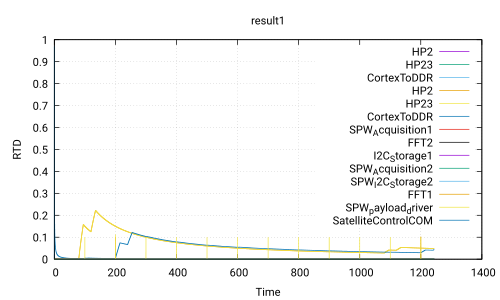

Reproduce this figure in gnuplot.
 set title 'result1'
 set ylabel 'RTD'
 set xlabel 'Time'
 set grid
 set term pdf
 set output 'Use_case_DoubleCamera_noSafety.ATIPPIC0.executable240.0_40.0.pdf'
 plot 'Use_case_DoubleCamera_noSafety.ATIPPIC0.executable240.0_40.0.csv' using 1:2 with lines title 'HP2','Use_case_DoubleCamera_noSafety.ATIPPIC0.executable240.0_40.0.csv' using 1:3 with lines title 'HP23','Use_case_DoubleCamera_noSafety.ATIPPIC0.executable240.0_40.0.csv' using 1:4 with lines title 'CortexToDDR','Use_case_DoubleCamera_noSafety.ATIPPIC0.executable240.0_40.0.csv' using 1:5 with lines title 'HP2','Use_case_DoubleCamera_noSafety.ATIPPIC0.executable240.0_40.0.csv' using 1:6 with lines title 'HP23','Use_case_DoubleCamera_noSafety.ATIPPIC0.executable240.0_40.0.csv' using 1:7 with lines title 'CortexToDDR','Use_case_DoubleCamera_noSafety.ATIPPIC0.executable240.0_40.0.csv' using 1:8 with lines title 'SPW_Acquisition1','Use_case_DoubleCamera_noSafety.ATIPPIC0.executable240.0_40.0.csv' using 1:9 with lines title 'FFT2','Use_case_DoubleCamera_noSafety.ATIPPIC0.executable240.0_40.0.csv' using 1:10 with lines title 'I2C_Storage1','Use_case_DoubleCamera_noSafety.ATIPPIC0.executable240.0_40.0.csv' using 1:11 with lines title 'SPW_Acquisition2','Use_case_DoubleCamera_noSafety.ATIPPIC0.executable240.0_40.0.csv' using 1:12 with lines title 'SPW_I2C_Storage2','Use_case_DoubleCamera_noSafety.ATIPPIC0.executable240.0_40.0.csv' using 1:13 with lines title 'FFT1','Use_case_DoubleCamera_noSafety.ATIPPIC0.executable240.0_40.0.csv' using 1:14 with lines title 'SPW_payload_driver','Use_case_DoubleCamera_noSafety.ATIPPIC0.executable240.0_40.0.csv' using 1:15 with lines title 'SatelliteControlCOM'
